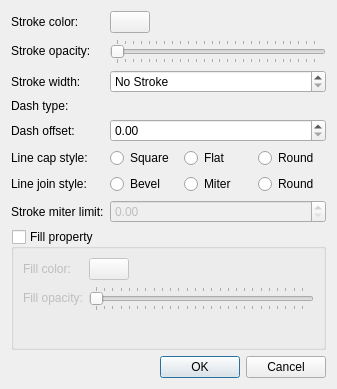
<?xml version="1.0" encoding="UTF-8"?>
<ui version="4.0">
 <class>Dialog</class>
 <widget class="QDialog" name="Dialog">
  <property name="geometry">
   <rect>
    <x>0</x>
    <y>0</y>
    <width>337</width>
    <height>389</height>
   </rect>
  </property>
  <property name="windowTitle">
   <string>Dialog</string>
  </property>
  <layout class="QVBoxLayout" name="verticalLayout">
   <item>
    <layout class="QFormLayout" name="formLayout">
     <item row="0" column="0">
      <widget class="QLabel" name="laStrokeColor">
       <property name="text">
        <string>Stroke color:</string>
       </property>
      </widget>
     </item>
     <item row="0" column="1">
      <widget class="QPushButton" name="pbStrokeColor">
       <property name="maximumSize">
        <size>
         <width>40</width>
         <height>16777215</height>
        </size>
       </property>
       <property name="text">
        <string/>
       </property>
      </widget>
     </item>
     <item row="1" column="0">
      <widget class="QLabel" name="laStrokeOpacity">
       <property name="text">
        <string>Stroke opacity:</string>
       </property>
      </widget>
     </item>
     <item row="1" column="1">
      <widget class="QSlider" name="slStrokeOpacity">
       <property name="maximum">
        <number>255</number>
       </property>
       <property name="orientation">
        <enum>Qt::Horizontal</enum>
       </property>
       <property name="tickPosition">
        <enum>QSlider::TicksBothSides</enum>
       </property>
       <property name="tickInterval">
        <number>0</number>
       </property>
      </widget>
     </item>
     <item row="2" column="0">
      <widget class="QLabel" name="laStrokeWidth">
       <property name="text">
        <string>Stroke width:</string>
       </property>
      </widget>
     </item>
     <item row="2" column="1">
      <widget class="QSpinBox" name="sbStrokeWidth">
       <property name="specialValueText">
        <string>No Stroke</string>
       </property>
      </widget>
     </item>
     <item row="3" column="0">
      <widget class="QLabel" name="laDashType">
       <property name="text">
        <string>Dash type:</string>
       </property>
      </widget>
     </item>
     <item row="4" column="0">
      <widget class="QLabel" name="laDashOffset">
       <property name="text">
        <string>Dash offset:</string>
       </property>
      </widget>
     </item>
     <item row="4" column="1">
      <widget class="QDoubleSpinBox" name="dsbDashOffset"/>
     </item>
     <item row="5" column="0">
      <widget class="QLabel" name="laLineCapStyle">
       <property name="text">
        <string>Line cap style:</string>
       </property>
      </widget>
     </item>
     <item row="5" column="1">
      <layout class="QHBoxLayout" name="horizontalLayout">
       <item>
        <widget class="QRadioButton" name="squareCap">
         <property name="text">
          <string>Square</string>
         </property>
         <attribute name="buttonGroup">
          <string notr="true">bgCapStyle</string>
         </attribute>
        </widget>
       </item>
       <item>
        <widget class="QRadioButton" name="buttCap">
         <property name="text">
          <string>Flat</string>
         </property>
         <attribute name="buttonGroup">
          <string notr="true">bgCapStyle</string>
         </attribute>
        </widget>
       </item>
       <item>
        <widget class="QRadioButton" name="roundCap">
         <property name="text">
          <string>Round</string>
         </property>
         <attribute name="buttonGroup">
          <string notr="true">bgCapStyle</string>
         </attribute>
        </widget>
       </item>
      </layout>
     </item>
     <item row="6" column="0">
      <widget class="QLabel" name="laLineJoinStyle">
       <property name="text">
        <string>Line join style:</string>
       </property>
      </widget>
     </item>
     <item row="6" column="1">
      <layout class="QHBoxLayout" name="horizontalLayout_2">
       <item>
        <widget class="QRadioButton" name="bevelJoin">
         <property name="text">
          <string>Bevel</string>
         </property>
         <attribute name="buttonGroup">
          <string notr="true">bgJoinStyle</string>
         </attribute>
        </widget>
       </item>
       <item>
        <widget class="QRadioButton" name="miterJoin">
         <property name="text">
          <string>Miter</string>
         </property>
         <attribute name="buttonGroup">
          <string notr="true">bgJoinStyle</string>
         </attribute>
        </widget>
       </item>
       <item>
        <widget class="QRadioButton" name="roundJoin">
         <property name="text">
          <string>Round</string>
         </property>
         <attribute name="buttonGroup">
          <string notr="true">bgJoinStyle</string>
         </attribute>
        </widget>
       </item>
      </layout>
     </item>
     <item row="7" column="0">
      <widget class="QLabel" name="laStrokeMiterLimit">
       <property name="text">
        <string>Stroke miter limit:</string>
       </property>
      </widget>
     </item>
     <item row="7" column="1">
      <widget class="QDoubleSpinBox" name="dsbStrokeMiterLimit">
       <property name="enabled">
        <bool>false</bool>
       </property>
      </widget>
     </item>
    </layout>
   </item>
   <item>
    <widget class="QGroupBox" name="gbFill">
     <property name="title">
      <string>Fill property</string>
     </property>
     <property name="checkable">
      <bool>true</bool>
     </property>
     <property name="checked">
      <bool>false</bool>
     </property>
     <layout class="QFormLayout" name="formLayout_2">
      <item row="0" column="0">
       <widget class="QLabel" name="laFillColor">
        <property name="text">
         <string>Fill color:</string>
        </property>
       </widget>
      </item>
      <item row="0" column="1">
       <widget class="QPushButton" name="pbFillColor">
        <property name="maximumSize">
         <size>
          <width>40</width>
          <height>16777215</height>
         </size>
        </property>
        <property name="text">
         <string/>
        </property>
       </widget>
      </item>
      <item row="1" column="0">
       <widget class="QLabel" name="laFillOpacity">
        <property name="text">
         <string>Fill opacity:</string>
        </property>
       </widget>
      </item>
      <item row="1" column="1">
       <widget class="QSlider" name="slFillOpacity">
        <property name="maximum">
         <number>255</number>
        </property>
        <property name="orientation">
         <enum>Qt::Horizontal</enum>
        </property>
        <property name="tickPosition">
         <enum>QSlider::TicksBothSides</enum>
        </property>
        <property name="tickInterval">
         <number>0</number>
        </property>
       </widget>
      </item>
     </layout>
    </widget>
   </item>
   <item>
    <widget class="QDialogButtonBox" name="buttonBox">
     <property name="orientation">
      <enum>Qt::Horizontal</enum>
     </property>
     <property name="standardButtons">
      <set>QDialogButtonBox::Cancel|QDialogButtonBox::Ok</set>
     </property>
    </widget>
   </item>
  </layout>
 </widget>
 <resources/>
 <connections>
  <connection>
   <sender>buttonBox</sender>
   <signal>accepted()</signal>
   <receiver>Dialog</receiver>
   <slot>accept()</slot>
   <hints>
    <hint type="sourcelabel">
     <x>248</x>
     <y>254</y>
    </hint>
    <hint type="destinationlabel">
     <x>157</x>
     <y>274</y>
    </hint>
   </hints>
  </connection>
  <connection>
   <sender>buttonBox</sender>
   <signal>rejected()</signal>
   <receiver>Dialog</receiver>
   <slot>reject()</slot>
   <hints>
    <hint type="sourcelabel">
     <x>316</x>
     <y>260</y>
    </hint>
    <hint type="destinationlabel">
     <x>286</x>
     <y>274</y>
    </hint>
   </hints>
  </connection>
  <connection>
   <sender>miterJoin</sender>
   <signal>toggled(bool)</signal>
   <receiver>dsbStrokeMiterLimit</receiver>
   <slot>setEnabled(bool)</slot>
   <hints>
    <hint type="sourcelabel">
     <x>225</x>
     <y>199</y>
    </hint>
    <hint type="destinationlabel">
     <x>226</x>
     <y>229</y>
    </hint>
   </hints>
  </connection>
 </connections>
 <buttongroups>
  <buttongroup name="bgCapStyle"/>
  <buttongroup name="bgJoinStyle"/>
 </buttongroups>
</ui>
